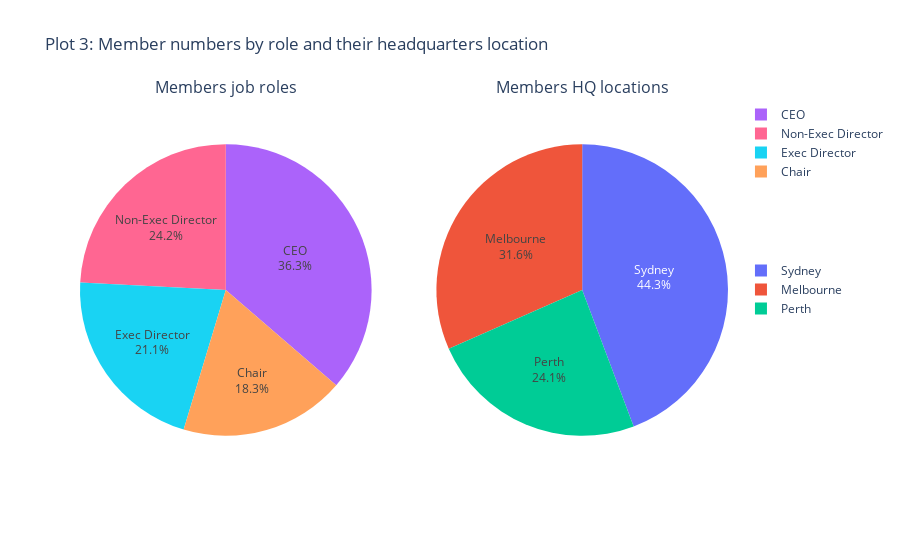

Notebook cell for this chart:
### Code cell
role_colors = ['#AB63FA', '#FFA15A', '#19D3F3','#FF6692']

fig = make_subplots(1, 2, specs=[[{'type':'domain'},{'type':'domain'}]],
                    subplot_titles=['Members job roles', 'Members HQ locations'])

fig.add_trace(go.Pie( values=df.groupby('role')['role'].count(), 
                     labels=['CEO','Chair','Exec Director','Non-Exec Director'] ,textinfo='label+percent', legendgroup = '1'), 1, 1)
fig.update_traces(marker=dict(colors=role_colors))

fig.add_trace(go.Pie(labels=df.groupby('headquarter_location')['role'].count().index, values=df.groupby('headquarter_location')['role'].count(),
                    textinfo='label+percent', legendgroup = '2'), 1, 2)
fig.update_layout(title_text='Plot 3: Member numbers by role and their headquarters location',legend_tracegroupgap = 80)
fig.show()

### Figure 1 — Plotly figure (JSON) as saved in the notebook; plotly's stock layout.template omitted (floating-point values rounded to 4 significant figures)
{"data": [{"domain": {"x": [0, 0.45], "y": [0, 1]}, "labels": ["CEO", "Chair", "Exec Director", "Non-Exec Director"], "legendgroup": "1", "marker": {"colors": ["#AB63FA", "#FFA15A", "#19D3F3", "#FF6692"]}, "textinfo": "label+percent", "type": "pie", "values": [1556, 786, 906, 1036]}, {"domain": {"x": [0.55, 1], "y": [0, 1]}, "labels": ["Melbourne", "Perth", "Sydney"], "legendgroup": "2", "textinfo": "label+percent", "type": "pie", "values": [1354, 1034, 1896]}], "layout": {"annotations": [{"font": {"size": 16}, "showarrow": false, "text": "Members job roles", "x": 0.225, "xanchor": "center", "xref": "paper", "y": 1, "yanchor": "bottom", "yref": "paper"}, {"font": {"size": 16}, "showarrow": false, "text": "Members HQ locations", "x": 0.775, "xanchor": "center", "xref": "paper", "y": 1, "yanchor": "bottom", "yref": "paper"}], "legend": {"tracegroupgap": 80}, "title": {"text": "Plot 3: Member numbers by role and their headquarters location"}}}
